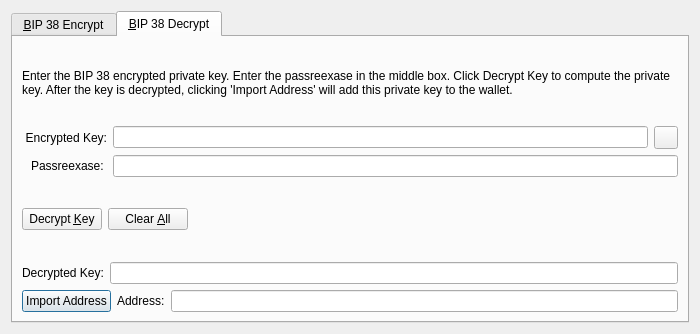
<?xml version="1.0" encoding="UTF-8"?>
<ui version="4.0">
 <class>Bip38ToolDialog</class>
 <widget class="QDialog" name="Bip38ToolDialog">
  <property name="geometry">
   <rect>
    <x>0</x>
    <y>0</y>
    <width>700</width>
    <height>334</height>
   </rect>
  </property>
  <property name="windowTitle">
   <string>BIP 38 Tool</string>
  </property>
  <property name="modal">
   <bool>true</bool>
  </property>
  <layout class="QVBoxLayout" name="verticalLayout">
   <item>
    <widget class="QTabWidget" name="tabWidget">
     <property name="currentIndex">
      <number>1</number>
     </property>
     <widget class="QWidget" name="tabBip38Encrypt">
      <attribute name="title">
       <string>&amp;BIP 38 Encrypt</string>
      </attribute>
      <layout class="QVBoxLayout" name="verticalLayout_SM">
       <item>
        <widget class="QLabel" name="infoLabel_ENC">
         <property name="text">
          <string>Enter a Retrex Address that you would like to encrypt using BIP 38. Enter a passreexase in the middle box. Press encrypt to compute the encrypted private key.</string>
         </property>
         <property name="textFormat">
          <enum>Qt::PlainText</enum>
         </property>
         <property name="wordWrap">
          <bool>true</bool>
         </property>
        </widget>
       </item>
       <item>
        <layout class="QHBoxLayout" name="horizontalLayout_1_ENC">
         <item>
          <widget class="QLabel" name="label_5">
           <property name="minimumSize">
            <size>
             <width>85</width>
             <height>0</height>
            </size>
           </property>
           <property name="text">
            <string>Address:</string>
           </property>
           <property name="alignment">
            <set>Qt::AlignRight|Qt::AlignTrailing|Qt::AlignVCenter</set>
           </property>
          </widget>
         </item>
         <item>
          <widget class="QValidatedLineEdit" name="addressIn_ENC">
           <property name="toolTip">
            <string>The Retrex address to sign the message with</string>
           </property>
          </widget>
         </item>
         <item>
          <widget class="QToolButton" name="addressBookButton_ENC">
           <property name="toolTip">
            <string>Choose previously used address</string>
           </property>
           <property name="autoFillBackground">
            <bool>false</bool>
           </property>
           <property name="text">
            <string/>
           </property>
           <property name="icon">
            <iconset resource="../retrex.qrc">
             <normaloff>:/icons/address-book</normaloff>:/icons/address-book</iconset>
           </property>
           <property name="shortcut">
            <string>Alt+A</string>
           </property>
          </widget>
         </item>
         <item>
          <widget class="QToolButton" name="pasteButton_ENC">
           <property name="toolTip">
            <string>Paste address from clipboard</string>
           </property>
           <property name="text">
            <string/>
           </property>
           <property name="icon">
            <iconset resource="../retrex.qrc">
             <normaloff>:/icons/editpaste</normaloff>:/icons/editpaste</iconset>
           </property>
           <property name="shortcut">
            <string>Alt+P</string>
           </property>
          </widget>
         </item>
        </layout>
       </item>
       <item>
        <layout class="QHBoxLayout" name="horizontalLayout_5">
         <item>
          <widget class="QLabel" name="label_6">
           <property name="minimumSize">
            <size>
             <width>85</width>
             <height>0</height>
            </size>
           </property>
           <property name="text">
            <string>Passreexase: </string>
           </property>
           <property name="alignment">
            <set>Qt::AlignRight|Qt::AlignTrailing|Qt::AlignVCenter</set>
           </property>
          </widget>
         </item>
         <item>
          <widget class="QLineEdit" name="passreexaseIn_ENC">
           <property name="echoMode">
            <enum>QLineEdit::Password</enum>
           </property>
          </widget>
         </item>
        </layout>
       </item>
       <item>
        <layout class="QHBoxLayout" name="horizontalLayout_2_ENC">
         <item>
          <widget class="QLabel" name="encryptedKeyLabel_ENC">
           <property name="minimumSize">
            <size>
             <width>85</width>
             <height>0</height>
            </size>
           </property>
           <property name="text">
            <string>Encrypted Key:</string>
           </property>
           <property name="textFormat">
            <enum>Qt::PlainText</enum>
           </property>
           <property name="alignment">
            <set>Qt::AlignRight|Qt::AlignTrailing|Qt::AlignVCenter</set>
           </property>
          </widget>
         </item>
         <item>
          <widget class="QLineEdit" name="encryptedKeyOut_ENC">
           <property name="font">
            <font>
             <italic>true</italic>
            </font>
           </property>
           <property name="readOnly">
            <bool>true</bool>
           </property>
          </widget>
         </item>
         <item>
          <widget class="QToolButton" name="copyKeyButton_ENC">
           <property name="toolTip">
            <string>Copy the current signature to the system clipboard</string>
           </property>
           <property name="text">
            <string/>
           </property>
           <property name="icon">
            <iconset resource="../retrex.qrc">
             <normaloff>:/icons/editcopy</normaloff>:/icons/editcopy</iconset>
           </property>
          </widget>
         </item>
        </layout>
       </item>
       <item>
        <layout class="QHBoxLayout" name="horizontalLayout_3_ENC">
         <item>
          <widget class="QPushButton" name="encryptKeyButton_ENC">
           <property name="toolTip">
            <string>Encrypt the private key for this Retrex address</string>
           </property>
           <property name="text">
            <string>Encrypt &amp;Key</string>
           </property>
           <property name="autoDefault">
            <bool>false</bool>
           </property>
          </widget>
         </item>
         <item>
          <widget class="QPushButton" name="clearButton_ENC">
           <property name="toolTip">
            <string>Reset all fields</string>
           </property>
           <property name="text">
            <string>Clear &amp;All</string>
           </property>
           <property name="autoDefault">
            <bool>false</bool>
           </property>
          </widget>
         </item>
         <item>
          <spacer name="horizontalSpacer_1_ENC">
           <property name="orientation">
            <enum>Qt::Horizontal</enum>
           </property>
           <property name="sizeHint" stdset="0">
            <size>
             <width>40</width>
             <height>48</height>
            </size>
           </property>
          </spacer>
         </item>
         <item>
          <widget class="QLabel" name="statusLabel_ENC">
           <property name="font">
            <font>
             <weight>75</weight>
             <bold>true</bold>
            </font>
           </property>
           <property name="text">
            <string/>
           </property>
           <property name="wordWrap">
            <bool>true</bool>
           </property>
          </widget>
         </item>
         <item>
          <spacer name="horizontalSpacer_2_ENC">
           <property name="orientation">
            <enum>Qt::Horizontal</enum>
           </property>
           <property name="sizeHint" stdset="0">
            <size>
             <width>40</width>
             <height>48</height>
            </size>
           </property>
          </spacer>
         </item>
        </layout>
       </item>
      </layout>
     </widget>
     <widget class="QWidget" name="tabBip38Decrypt">
      <attribute name="title">
       <string>&amp;BIP 38 Decrypt</string>
      </attribute>
      <layout class="QVBoxLayout" name="verticalLayout_VM">
       <item>
        <widget class="QLabel" name="infoLabel_DEC">
         <property name="text">
          <string>Enter the BIP 38 encrypted private key. Enter the passreexase in the middle box. Click Decrypt Key to compute the private key. After the key is decrypted, clicking 'Import Address' will add this private key to the wallet.</string>
         </property>
         <property name="textFormat">
          <enum>Qt::PlainText</enum>
         </property>
         <property name="wordWrap">
          <bool>true</bool>
         </property>
        </widget>
       </item>
       <item>
        <layout class="QHBoxLayout" name="horizontalLayout_3">
         <item>
          <widget class="QLabel" name="label_2">
           <property name="minimumSize">
            <size>
             <width>85</width>
             <height>0</height>
            </size>
           </property>
           <property name="text">
            <string>Encrypted Key:</string>
           </property>
           <property name="alignment">
            <set>Qt::AlignRight|Qt::AlignTrailing|Qt::AlignVCenter</set>
           </property>
          </widget>
         </item>
         <item>
          <widget class="QValidatedLineEdit" name="encryptedKeyIn_DEC">
           <property name="toolTip">
            <string>The encrypted private key</string>
           </property>
          </widget>
         </item>
         <item>
          <widget class="QToolButton" name="pasteButton_DEC">
           <property name="toolTip">
            <string>Paste address from clipboard</string>
           </property>
           <property name="text">
            <string/>
           </property>
           <property name="icon">
            <iconset resource="../retrex.qrc">
             <normaloff>:/icons/editpaste</normaloff>:/icons/editpaste</iconset>
           </property>
           <property name="shortcut">
            <string>Alt+P</string>
           </property>
          </widget>
         </item>
        </layout>
       </item>
       <item>
        <layout class="QHBoxLayout" name="horizontalLayout">
         <item>
          <widget class="QLabel" name="label">
           <property name="minimumSize">
            <size>
             <width>85</width>
             <height>0</height>
            </size>
           </property>
           <property name="text">
            <string>Passreexase: </string>
           </property>
           <property name="alignment">
            <set>Qt::AlignRight|Qt::AlignTrailing|Qt::AlignVCenter</set>
           </property>
          </widget>
         </item>
         <item>
          <widget class="QLineEdit" name="passreexaseIn_DEC">
           <property name="echoMode">
            <enum>QLineEdit::Password</enum>
           </property>
          </widget>
         </item>
        </layout>
       </item>
       <item>
        <layout class="QHBoxLayout" name="horizontalLayout_2_DEC">
         <item>
          <widget class="QPushButton" name="decryptKeyButton_DEC">
           <property name="toolTip">
            <string>Decrypt the entered key using the passreexase</string>
           </property>
           <property name="text">
            <string>Decrypt &amp;Key</string>
           </property>
           <property name="autoDefault">
            <bool>false</bool>
           </property>
          </widget>
         </item>
         <item>
          <widget class="QPushButton" name="clearButton_DEC">
           <property name="toolTip">
            <string>Reset all fields</string>
           </property>
           <property name="text">
            <string>Clear &amp;All</string>
           </property>
           <property name="autoDefault">
            <bool>false</bool>
           </property>
          </widget>
         </item>
         <item>
          <spacer name="horizontalSpacer_1_DEC">
           <property name="orientation">
            <enum>Qt::Horizontal</enum>
           </property>
           <property name="sizeHint" stdset="0">
            <size>
             <width>40</width>
             <height>48</height>
            </size>
           </property>
          </spacer>
         </item>
         <item>
          <widget class="QLabel" name="statusLabel_DEC">
           <property name="font">
            <font>
             <weight>75</weight>
             <bold>true</bold>
            </font>
           </property>
           <property name="text">
            <string/>
           </property>
           <property name="wordWrap">
            <bool>true</bool>
           </property>
          </widget>
         </item>
         <item>
          <spacer name="horizontalSpacer_2_DEC">
           <property name="orientation">
            <enum>Qt::Horizontal</enum>
           </property>
           <property name="sizeHint" stdset="0">
            <size>
             <width>40</width>
             <height>48</height>
            </size>
           </property>
          </spacer>
         </item>
        </layout>
       </item>
       <item>
        <layout class="QHBoxLayout" name="horizontalLayout_2">
         <item>
          <widget class="QLabel" name="label_3">
           <property name="text">
            <string>Decrypted Key:</string>
           </property>
          </widget>
         </item>
         <item>
          <widget class="QValidatedLineEdit" name="decryptedKeyOut_DEC"/>
         </item>
        </layout>
       </item>
       <item>
        <layout class="QHBoxLayout" name="horizontalLayout_4">
         <item>
          <widget class="QPushButton" name="importAddressButton_DEC">
           <property name="text">
            <string>Import Address</string>
           </property>
          </widget>
         </item>
         <item>
          <widget class="QLabel" name="label_4">
           <property name="text">
            <string>Address:</string>
           </property>
          </widget>
         </item>
         <item>
          <widget class="QLineEdit" name="addressOut_DEC"/>
         </item>
        </layout>
       </item>
      </layout>
     </widget>
    </widget>
   </item>
  </layout>
 </widget>
 <customwidgets>
  <customwidget>
   <class>QValidatedLineEdit</class>
   <extends>QLineEdit</extends>
   <header>qvalidatedlineedit.h</header>
  </customwidget>
 </customwidgets>
 <resources>
  <include location="../retrex.qrc"/>
 </resources>
 <connections/>
</ui>
